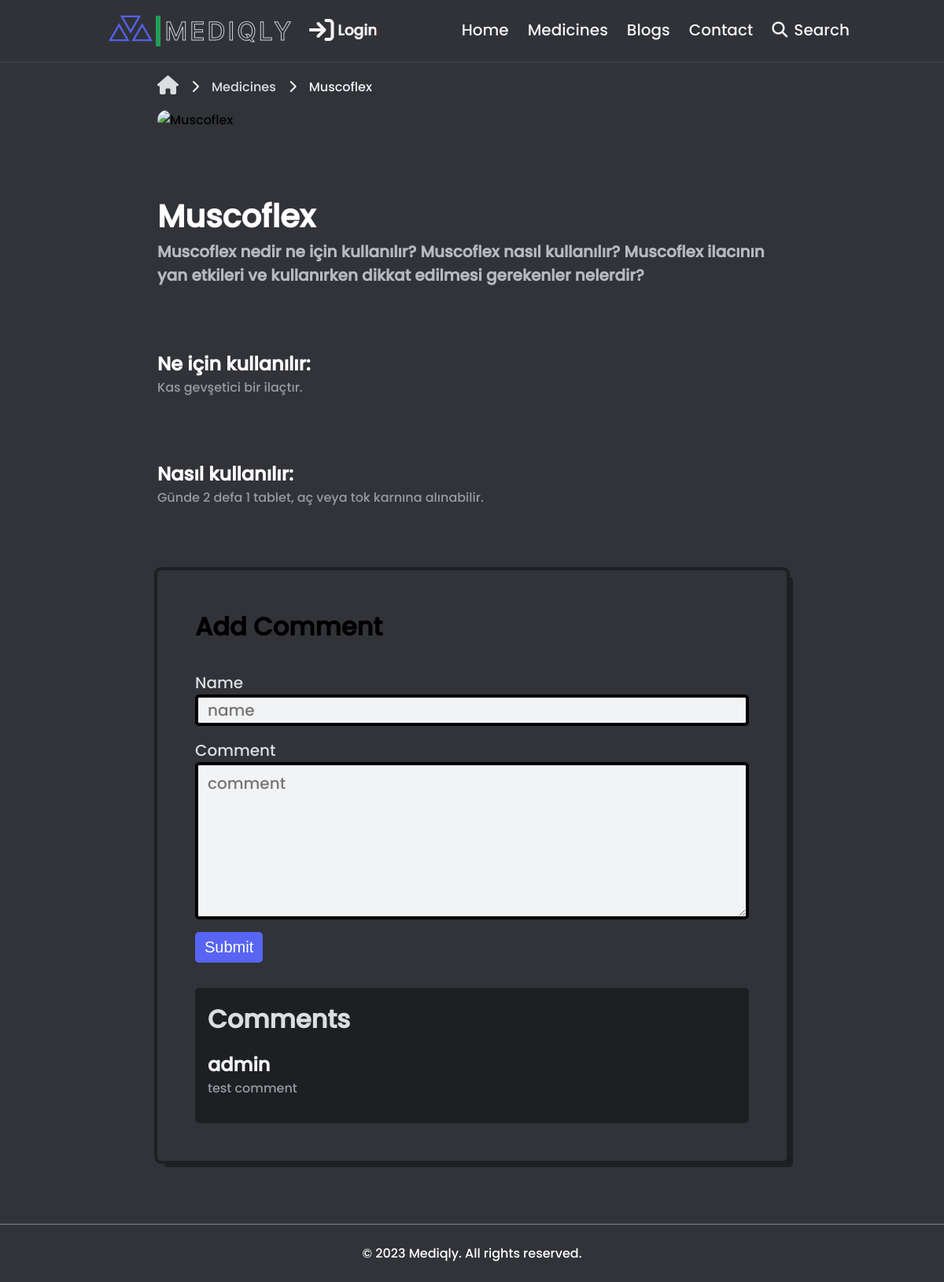
Screenshot of /pages/medicine-page-template.php?slug=muscoflex with the database file from the repository.
### tables this page shows
CREATE TABLE `medicines` (
  `id` int(11) NOT NULL,
  `name` varchar(255) NOT NULL,
  `slug` varchar(255) NOT NULL,
  `power` int(11) NOT NULL,
  `powerText` varchar(255) NOT NULL,
  `category` varchar(255) NOT NULL,
  `method` varchar(255) NOT NULL,
  `methodText` varchar(255) NOT NULL,
  `ageA` varchar(255) NOT NULL,
  `ageC` varchar(255) DEFAULT NULL,
  `purpose` varchar(255) NOT NULL,
  `instruction` varchar(255) NOT NULL,
  `imageURL` varchar(255) NOT NULL,
  `prescription` varchar(255) NOT NULL
);

CREATE TABLE `comments` (
  `id` int(11) NOT NULL,
  `medicine_id` int(11) NOT NULL,
  `name` varchar(255) NOT NULL,
  `comment` text NOT NULL
);

### pages/medicine-page-template.php (the view, shortened to what this page needs)
<?php require_once "/xampp/htdocs/Mediqly/config/config.php";
$slug = isset($_GET['slug']) ? $_GET['slug'] : '';
if (!empty($slug)) {
    $sql = "SELECT * FROM medicines WHERE slug = '$slug'";
    $result = mysqli_query($link, $sql);
    if ($result && mysqli_num_rows($result) >0)
    {
      $medicine = mysqli_fetch_assoc($result);
      $medicineId = $medicine['id'];
?>
<!DOCTYPE html>
<html lang="en">
  <head>
    <link rel="stylesheet" href="/assets/css/medicine-page-template.css" />
  </head>
  <body>
    <?php include "/xampp/htdocs/Mediqly/components/navbar-main/navbar.php"; ?>
    <div class="main">
      <div class="bread-crumbs-container">
        <ul class="bread-crumbs">
          <li>
            <a href="/index.php">
              <i class="fa-solid fa-house"></i>
            </a>
          </li>
          <li>
            <i class="fa-solid fa-chevron-right"></i>
          </li>
          <li>
            <a href="/pages/medicine-search-page.php"> Medicines </a>
          </li>
          <li>
            <i class="fa-solid fa-chevron-right"></i>
          </li>
          <li>
            <?php echo $medicine['name']; ?>
          </li>
        </ul>
      </div>
      <div class="content-container">
        <div class="card">
          <img
            src="<?php echo $medicine['imageURL']; ?>"
            alt="<?php echo $medicine['name']; ?>"
            class="card__image"
          />
          <header class="card__header">
            <h1 class="card__title"><?php echo $medicine['name']; ?></h1>
            <p class="card__subtitle">
              <?php echo $medicine['name']; ?>
              nedir ne için kullanılır?
              <?php echo $medicine['name']; ?>
              nasıl kullanılır?
              <?php echo $medicine['name']; ?>
              ilacının yan etkileri ve kullanırken dikkat edilmesi gerekenler
              nelerdir?
            </p>
          </header>
          <div class="card__description">
            <div class="purpose-wrapper">
              <h2 class="purpose-title">Ne için kullanılır:</h2>
              <p class="purpose-text">
                <?php echo $medicine['purpose']; ?>
              </p>
            </div>
            <div class="instruction-wrapper">
              <h2 class="instruction-title">Nasıl kullanılır:</h2>
              <p class="instruction-text">
                <?php echo $medicine['instruction']; ?>
              </p>
            </div>
          </div>
          <div class="comment-container">
            <div class="comment__form">
              <h1>Add Comment</h1>
              <form action="" method="post" class="form">
                <div class="name-wrapper">
                  <label for="name" class="label__name">Name</label>
                  <input
                    type="text"
                    name="name"
                    placeholder="name"
                    class="input__name"
                  />
                </div>
                <div class="comment-wrapper">
                  <label for="comment" class="label__comment">Comment</label>
                  <textarea
                    name="comment"
                    placeholder="comment"
                    class="input__comment"
                  ></textarea>
                </div>
                <button type="submit" class="submit-btn" name="post_comment">
                  Submit
                </button>
              </form>
            </div>
            <div class="posted-comments">
              <h1 class="posted-comments__title">Comments</h1>
              <?php
                $sqlComments = "SELECT * FROM comments WHERE  medicine_id = '$medicineId'";
                $resultComments = $link->query($sqlComments); if
              ($resultComments->num_rows > 0) { while ($row =
              $resultComments->fetch_assoc()) { ?>
              <div class="posted-comment__body">
                <h2 class="posted-comment__name">
                  <?php echo $row  ['name'];?>
                </h2>
                <p class="posted-comment__text">
                  <?php echo $row ['comment'];?>
                </p>
                <?php }}?>
              </div>
            </div>
          </div>
        </div>
      </div>
    </div>
  </body>
</html>
<?php
    } else {
        echo "İlaç bulunamadı.";
    }
} else {
    echo "Slug parametresi eksik veya geçersiz.";
}
?>

### assets/css/medicine-page-template.css (style rules this page uses)
:root { --colorMain: #313338; --colorPrimary: #23a55a; --colorSecondary: #5865f2; --colorTitle: #f2f3f5; --colorText: #dbdee1; --WHITE: #f2f3f5; --WHITISH: #dbdee1; --GREEN: #248046; --YELLOW: #f0b232; --RED: #f23f43; --REDISH: #fa777c; --BLUE-LINK: #00a8fc; --ORANGE: #bf861c; --GRAY-50: #b5bac1; --GRAY-100: #949ba4; --GRAY-150: #80848e; --GRAY-200: #42444a; --GRAY-250: #2b2d31; --GRAY-300: #232428; --GRAY-400: #1e1f22; --lengthSm1: 0.25rem; --lengthSm2: 0.375rem; --lengthSm3: 0.5rem; --lengthMd1: 1rem; --lengthMd2: 1.25rem; --lengthMd3: 1.5rem; --lengthLg1: 2rem; --lengthLg2: 3rem; --lengthLg3: 4rem; --lengthLg4: 5rem; --TITLE-FONT: "Inter"; --TEXT-FONT: "Poppins"; }
* { box-sizing: border-box; padding: 0; margin: 0; border: 0; }
html { font-size: var(--lengthMd1); font-family: var(--TEXT-FONT); }
body { background-color: var(--colorMain); display: flex; flex-direction: column; align-items: center; }
.main { padding: 0 10%; margin-top: var(--lengthLg3); }
.bread-crumbs-container { padding: var(--lengthLg1) 0 var(--lengthMd1) 0; width: 100%; }
.bread-crumbs { list-style-type: none; display: flex; align-items: center; gap: var(--lengthMd1); color: var(--colorTitle); }
.bread-crumbs li > a { text-decoration: none; color: var(--colorText); }
.fa-house { font-size: var(--lengthMd3); }
.card { display: flex; flex-direction: column; gap: var(--lengthLg4); }
.card__image { max-width: 100%; border-radius: var(--lengthMd2); }
.card__title { color: white; font-size: calc(var(--lengthMd2) * 2); }
.card__subtitle { color: var(--GRAY-50); font-weight: 600; font-size: var(--lengthMd2); }
.card__description { display: flex; flex-direction: column; gap: var(--lengthLg4); }
.purpose-title { color: white; }
.purpose-text { color: var(--GRAY-100); }
.instruction-title { color: white; }
.instruction-text { color: var(--GRAY-100); }
.comment-container { background-color: var(--colorMain); box-shadow: 0 0 0 var(--lengthSm1) var(--GRAY-400), var(--lengthSm3) var(--lengthSm3) 0 0 var(--GRAY-400); border-radius: calc(var(--lengthMd2) / 4); padding: var(--lengthLg2); margin-bottom: var(--lengthLg4); }
.form { width: 100%; display: flex; flex-direction: column; gap: var(--lengthMd1); margin: var(--lengthLg1) 0; }
.name-wrapper { display: flex; flex-direction: column; }
.label__name { font-size: var(--lengthMd2); color: var(--colorText); }
.input__name { height: calc(var(--lengthMd2) * 2); padding: var(--lengthSm3) calc(var(--lengthSm2) * 2); font-family: var(--TEXT-FONT); font-size: var(--lengthMd2); border: var(--lengthSm1) solid black; border-radius: calc(var(--lengthMd2) / 4); outline: none; background-color: var(--colorTitle); }
.comment-wrapper { display: flex; flex-direction: column; }
.label__comment { font-size: var(--lengthMd2); color: var(--colorText); }
.input__comment { height: 200px; padding: var(--lengthSm3) calc(var(--lengthSm2) * 2); font-family: var(--TEXT-FONT); font-size: var(--lengthMd2); border: var(--lengthSm1) solid black; border-radius: calc(var(--lengthMd2) / 4); outline: none; background-color: var(--colorTitle); }
.submit-btn { font-size: var(--lengthMd2); padding: var(--lengthSm3) calc(var(--lengthSm2) * 2); border: none; border-radius: calc(var(--lengthMd2) / 4); cursor: pointer; background-color: var(--colorSecondary); color: white; align-self: flex-start; }
.posted-comments { background-color: var(--GRAY-400); padding: var(--lengthMd1); border-radius: calc(var(--lengthMd2) / 4); }
.posted-comments__title { color: var(--colorText); }
.posted-comment__body { margin: var(--lengthMd1) 0; }
.posted-comment__name { color: var(--colorTitle); }
.posted-comment__text { color: var(--GRAY-100); }
@media (min-width: 600px) { .card { max-width: 800px; } }

### rows the page displays
medicines: name "Muscoflex", purpose "Kas gevşetici bir ilaçtır.", instruction "Günde 2 defa 1 tablet, aç veya tok karnına alınabilir."
comments: name "admin", comment "test comment"
